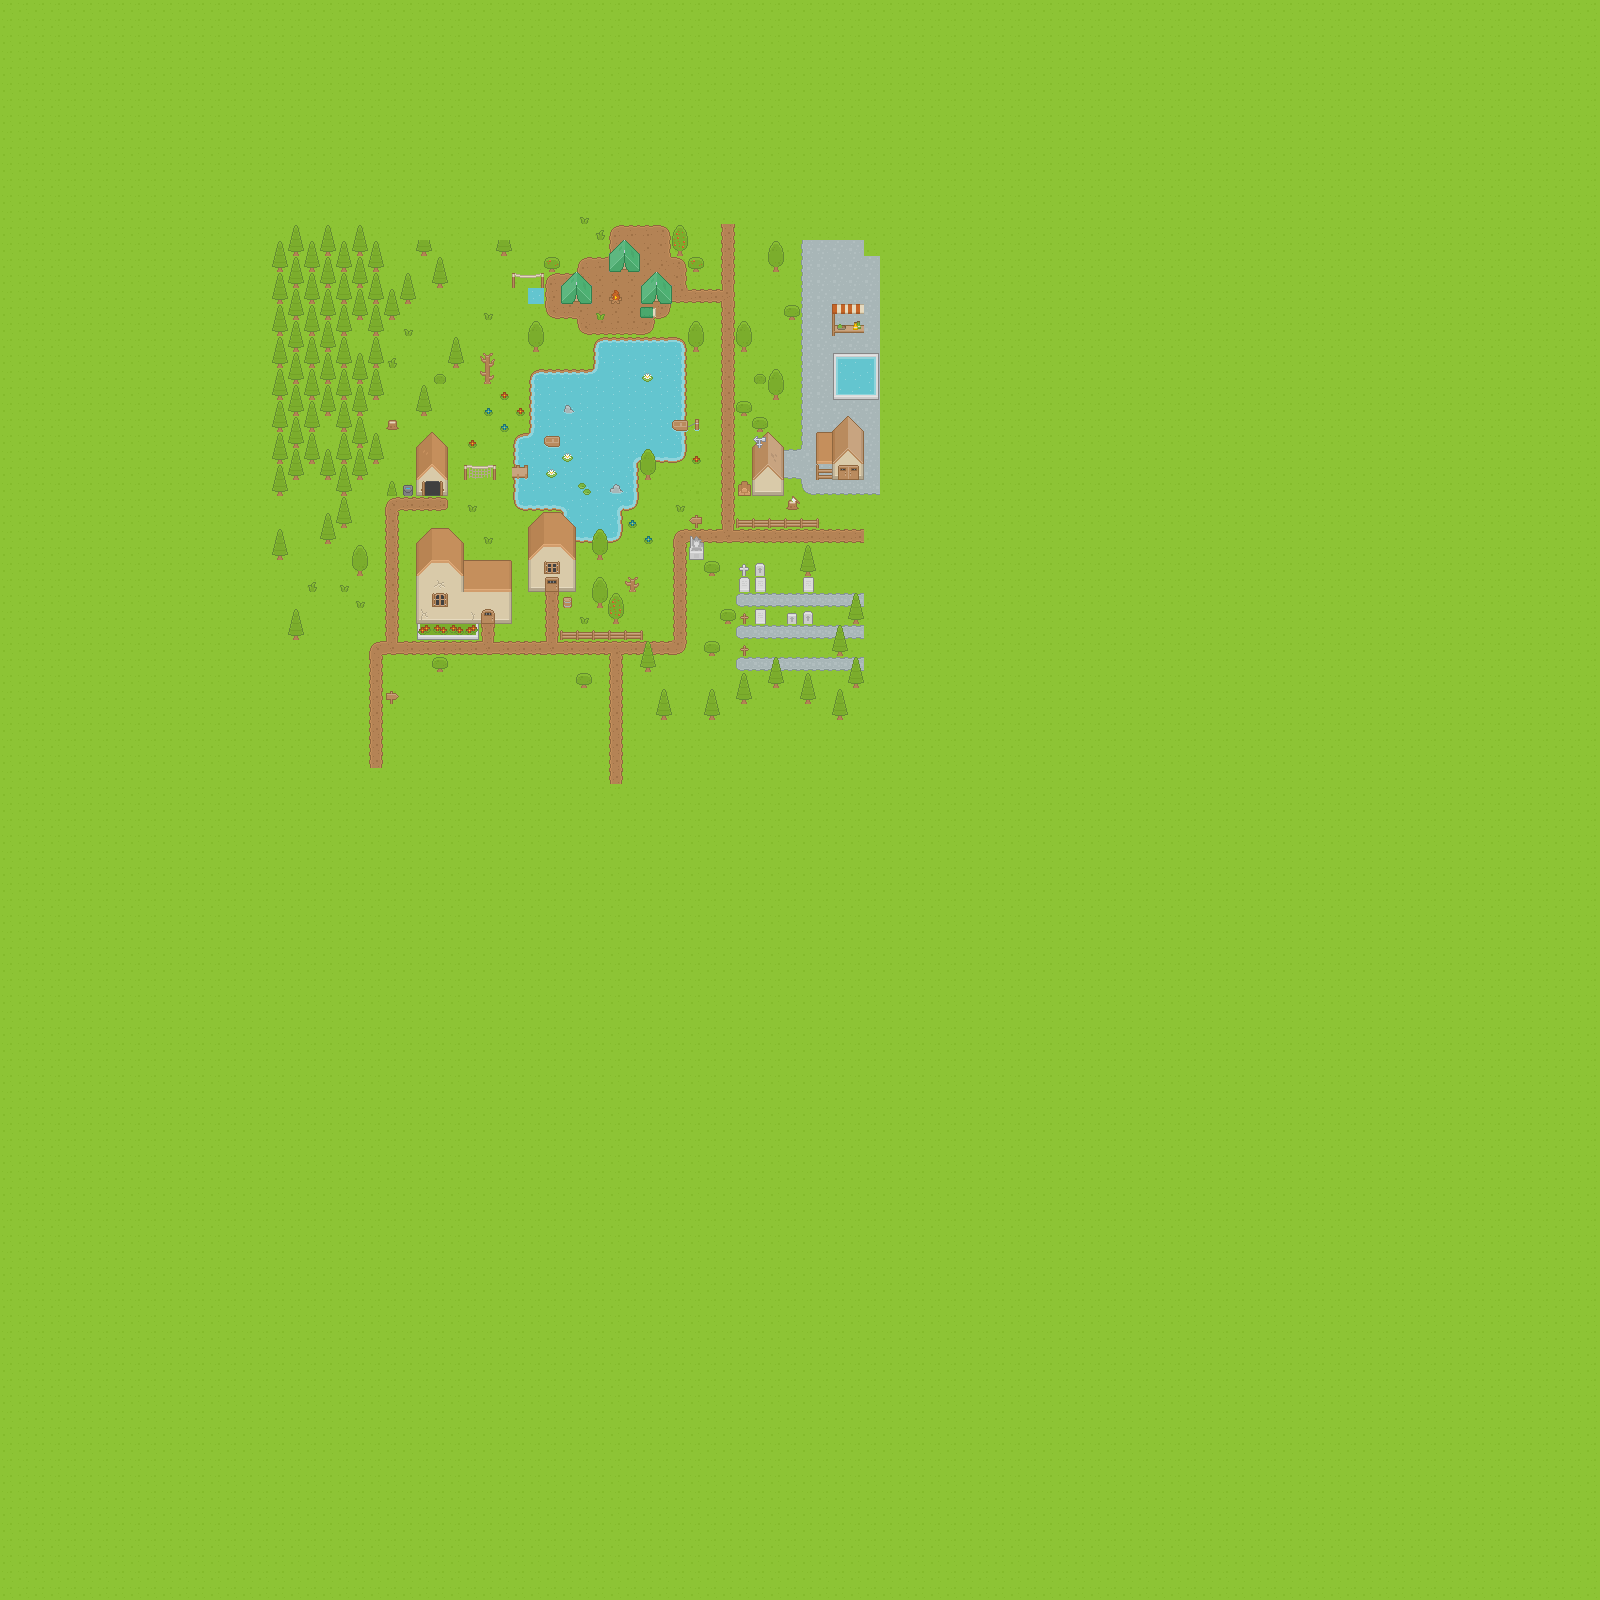

Below is a game level as drawn by its tile map, then a one-line description and the .tmx that defines it (tile-layer data replaced by summaries):
An orthogonal 100x100 tile map with 16x16 px tiles, 5 tile layers (Ground/terrain, Ground overlay, Objects, Doors/windows/roof, ...) and 12 objects (12x collision).

<map version="1.2" tiledversion="1.3.4" orientation="orthogonal" renderorder="right-down" width="100" height="100" tilewidth="16" tileheight="16" infinite="0" nextlayerid="7" nextobjectid="21">
 <editorsettings>
  <export target="sample_map.tmx" format="tmx" />
 </editorsettings>
 <tileset firstgid="1" name="Roguelike" tilewidth="16" tileheight="16" spacing="1" tilecount="1767" columns="57">
  <image source="roguelikeSheet_transparent.png" width="968" height="526" />
 </tileset>
 <layer id="1" name="Ground/terrain" width="100" height="100">
  <data>[10000 cells, 10000 non-empty, 14 distinct tile ids]</data>
 </layer>
 <layer id="2" name="Ground overlay" width="100" height="100">
  <data>[10000 cells, 126 non-empty, 20 distinct tile ids]</data>
 </layer>
 <layer id="3" name="Objects" width="100" height="100">
  <data>[10000 cells, 414 non-empty, 75 distinct tile ids]</data>
 </layer>
 <layer id="4" name="Doors/windows/roof" width="100" height="100">
  <data>[10000 cells, 77 non-empty, 47 distinct tile ids]</data>
 </layer>
 <layer id="5" name="Roof object" width="100" height="100">
  <data>[10000 cells, 1 non-empty, 1 distinct tile ids]</data>
 </layer>
 <objectgroup id="6" name="Collisions">
  <object id="9" type="collision" gid="1287" x="656" y="304" width="16" height="16" />
  <object id="10" type="collision" gid="1287" x="640" y="304" width="16" height="16" />
  <object id="11" type="collision" gid="1287" x="640" y="288" width="16" height="16" />
  <object id="12" type="collision" gid="1287" x="656" y="288" width="16" height="16" />
  <object id="13" type="collision" gid="1287" x="624" y="272" width="16" height="16" />
  <object id="14" type="collision" gid="1287" x="608" y="272" width="16" height="16" />
  <object id="15" type="collision" gid="1287" x="608" y="256" width="16" height="16" />
  <object id="16" type="collision" gid="1287" x="624" y="256" width="16" height="16" />
  <object id="17" type="collision" gid="1287" x="576" y="288" width="16" height="16" />
  <object id="18" type="collision" gid="1287" x="560" y="288" width="16" height="16" />
  <object id="19" type="collision" gid="1287" x="560" y="304" width="16" height="16" />
  <object id="20" type="collision" gid="1287" x="576" y="304" width="16" height="16" />
 </objectgroup>
</map>
